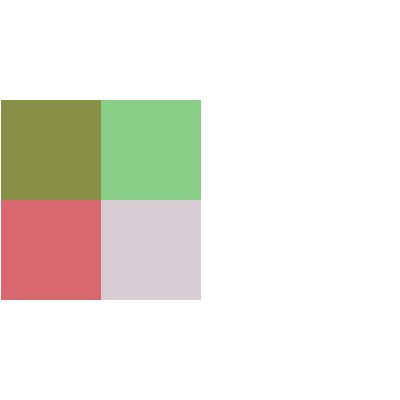
Frame 1 (no input)
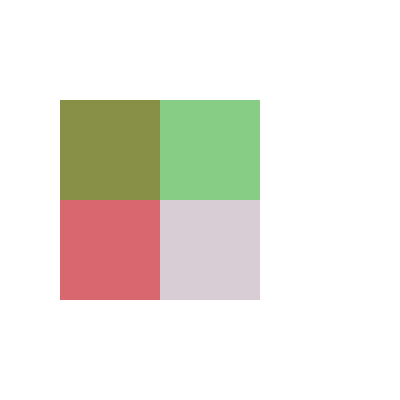
Frame 60 (the mouse pressed at the canvas centre just before this capture)
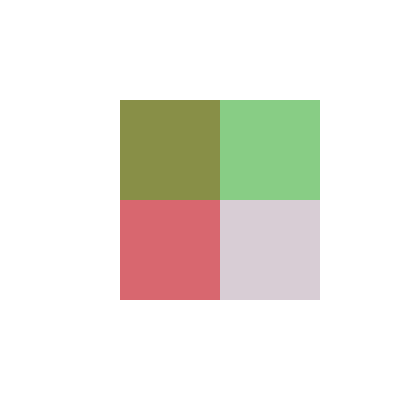
Frame 120 (the mouse held since frame 60 and released just before this capture)

The Processing sketch that drew these frames (run headless with seeded random() and noise(); from frame 60 on, the mouse is pressed at the canvas centre):

// Processing sketch: processing_167396
// ── processing_167396.pde

color c = color(0);
float x = 0;
float y = 100;
float speed = 1;



void draw() {
  background(255,255,255,0);
  move();
  display();
}

void move() {
  x = x + speed;
  if (x > width) {
    x = -200;
  }
}




void setup(){
  size(400,400);
  background(100);
  colorMode(RGB);
  noStroke();
}

void display() {
  
  fill(255,0,0,127);
  rect(x,100,100,200);
  fill(0,255,0,100);
  rect(x,100,200,100);
  fill(56,0,40,50);
  rect(x,100,200,200);
}
